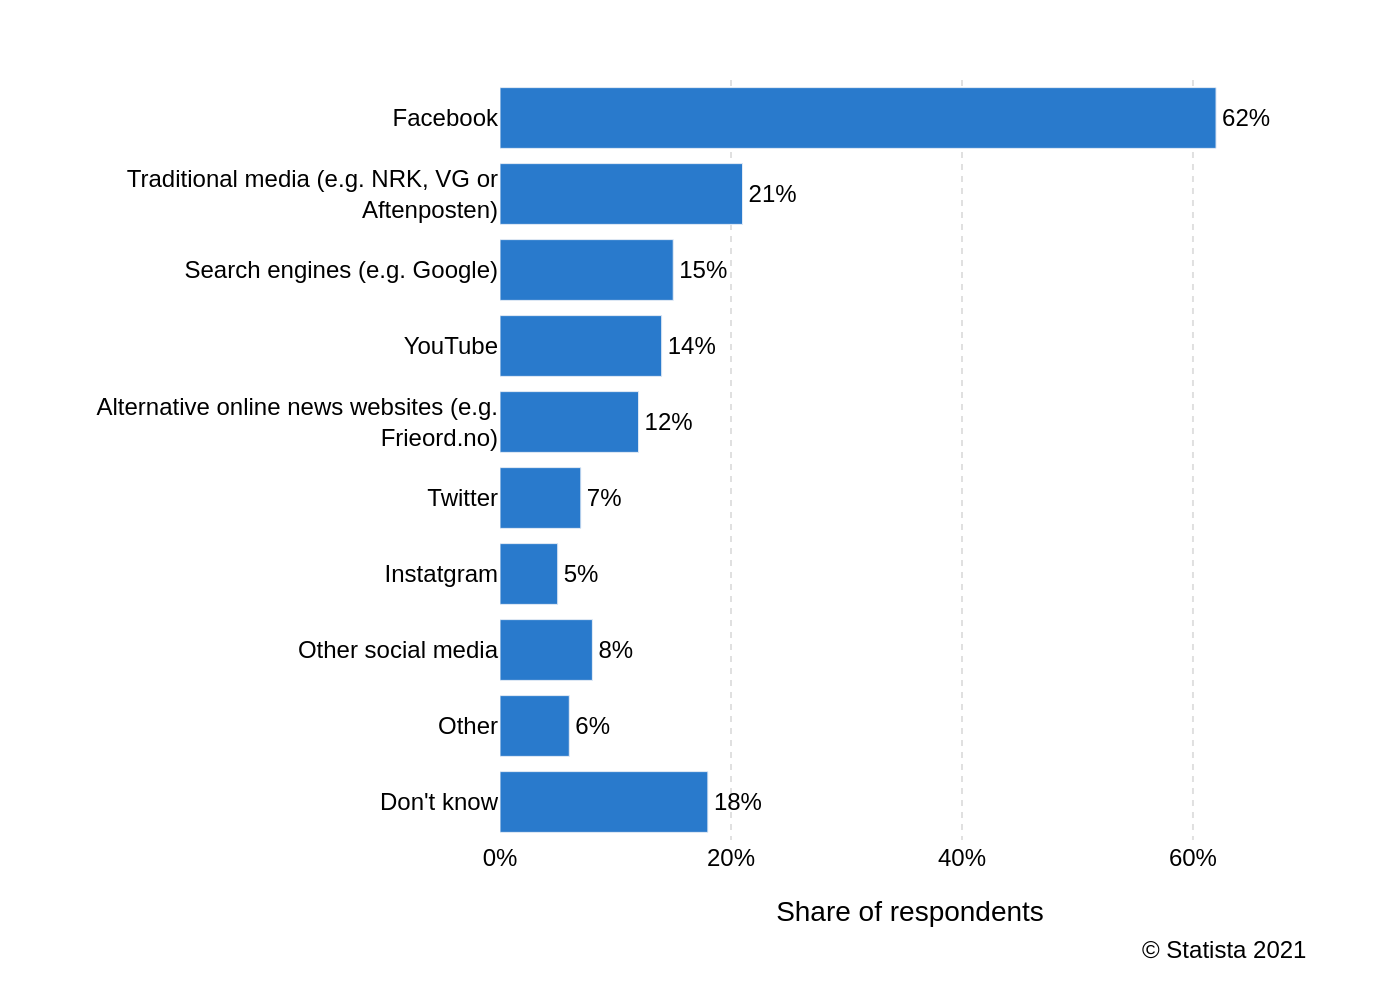

Reproduce this figure in Python.
import sys
import json
import pathlib
import plotly.graph_objects as go

# Check if the JSON file path is provided as a command-line argument
if len(sys.argv) != 2:
    print("Usage: python generate_chart.py <json_file_path>")
    sys.exit(1)

json_file_path = pathlib.Path(sys.argv[1])
if not json_file_path.is_file():
    print(f"Error: File not found at {json_file_path}")
    sys.exit(1)

# Load data from the JSON file
with open(json_file_path, 'r', encoding='utf-8') as f:
    chart_info = json.load(f)

# Extract data, texts, and colors from the loaded JSON
chart_data = chart_info.get("chart_data", [])
texts = chart_info.get("texts", {})
colors = chart_info.get("colors", [])

# Prepare data for Plotly
categories = [item['category'] for item in chart_data]
values = [item['value'] for item in chart_data]

# Create the figure
fig = go.Figure()

# Add the bar trace
fig.add_trace(go.Bar(
    y=categories,
    x=values,
    orientation='h',
    marker_color=colors[0] if colors else None,
    text=[f"{v}%" for v in values],
    textposition='outside',
    cliponaxis=False,
    insidetextanchor='start' # Not strictly needed but can help with alignment
))

# Update layout for a professional look, matching the source image
fig.update_layout(
    font=dict(
        family="Arial",
        size=12,
        color="black"
    ),
    plot_bgcolor='white',
    paper_bgcolor='white',
    showlegend=False,
    margin=dict(l=250, r=40, t=40, b=80),
    xaxis=dict(
        title=texts.get('x_axis_title'),
        showgrid=True,
        gridcolor='#E0E0E0',
        griddash='dot',
        range=[0, 71], # Extend range slightly to fit text
        zeroline=False,
        ticksuffix='%'
    ),
    yaxis=dict(
        title=texts.get('y_axis_title'),
        autorange='reversed',  # To display categories from top to bottom
        showgrid=False
    ),
    annotations=[
        dict(
            text=texts.get('source'),
            showarrow=False,
            xref="paper",
            yref="paper",
            x=0.99,
            y=-0.12,
            xanchor='right',
            yanchor='top',
            align='right',
            font=dict(size=12)
        )
    ]
)

# Determine the output filename from the input JSON path
output_filename = json_file_path.with_suffix('.png')

# Save the figure as a PNG image
fig.write_image(str(output_filename), scale=2)

print(f"Chart saved to {output_filename}")
